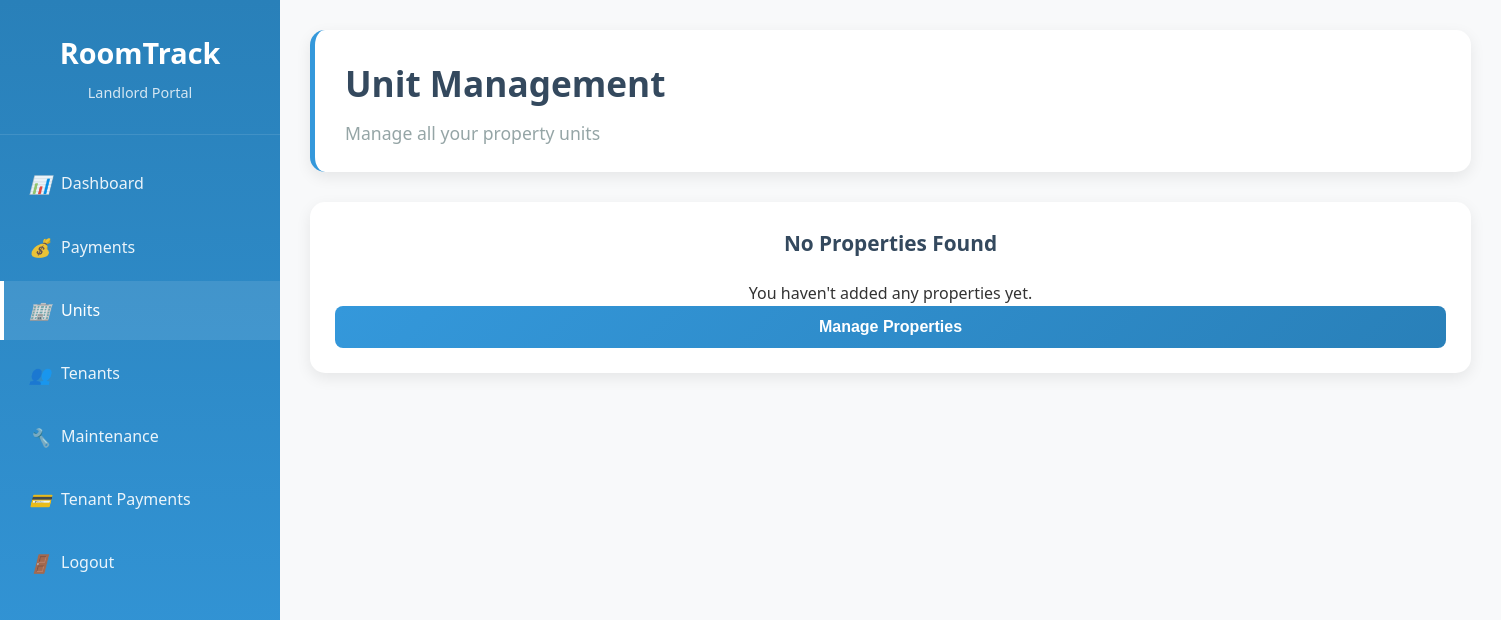
Page /landlord/units (signed in) on the earlier database version.
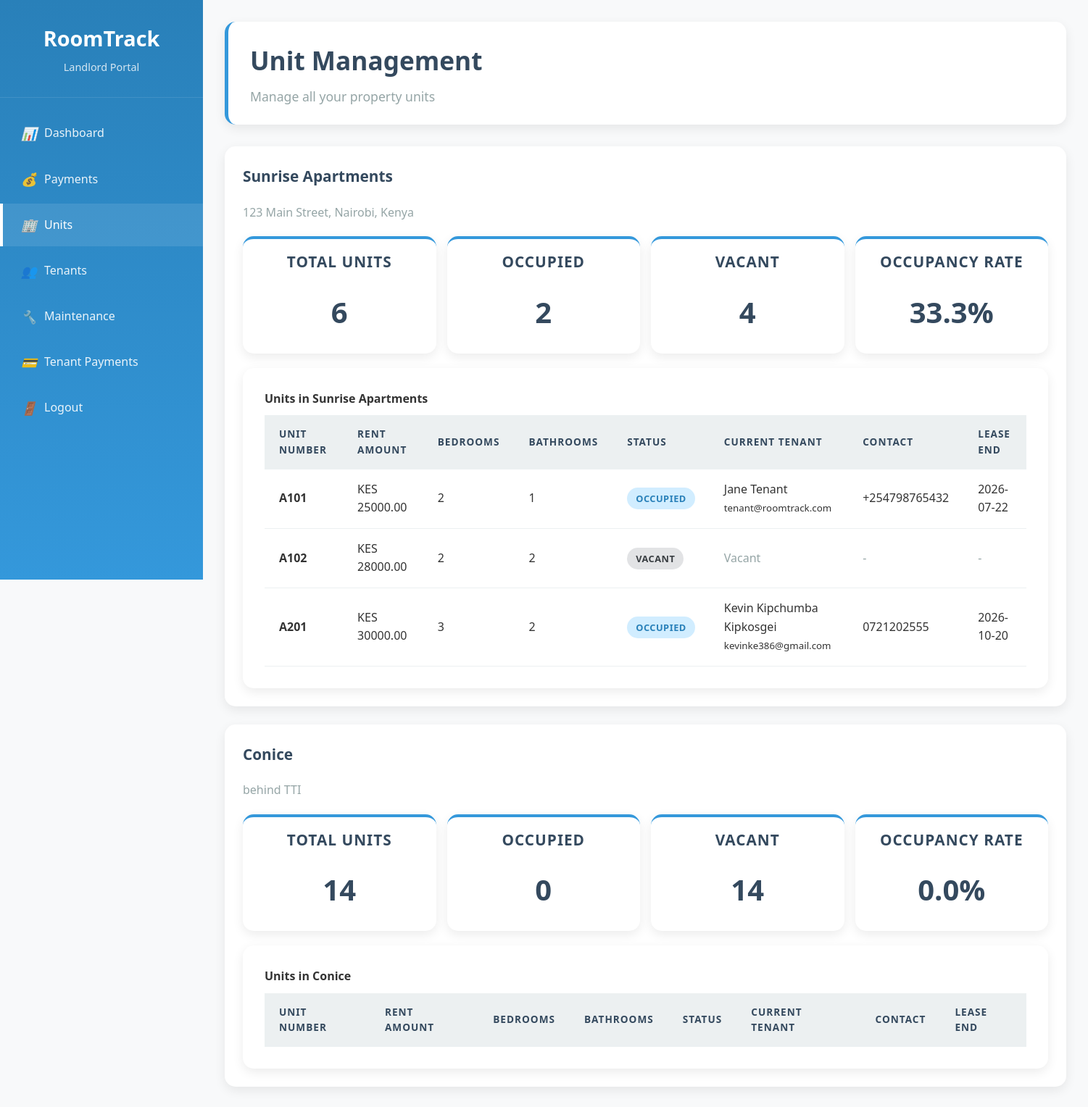
Same page on the later database version.
### models.py (models this page shows)
class Property(db.Model):
    id = db.Column(db.Integer, primary_key=True)
    name = db.Column(db.String(200), nullable=False)
    address = db.Column(db.Text, nullable=False)
    total_units = db.Column(db.Integer, nullable=False)
    occupied_units = db.Column(db.Integer, default=0)
    landlord_id = db.Column(db.Integer, db.ForeignKey('user.id'), nullable=False)
    created_at = db.Column(db.DateTime, default=datetime.utcnow)
    units = db.relationship('Unit', backref='property', lazy=True, cascade='all, delete-orphan')

class Unit(db.Model):
    id = db.Column(db.Integer, primary_key=True)
    unit_number = db.Column(db.String(50), nullable=False)
    rent_amount = db.Column(db.Float, nullable=False)
    status = db.Column(db.String(20), default='vacant')  # vacant, occupied
    bedrooms = db.Column(db.Integer, default=1)
    bathrooms = db.Column(db.Integer, default=1)
    square_feet = db.Column(db.Integer)
    property_id = db.Column(db.Integer, db.ForeignKey('property.id'), nullable=False)
    leases = db.relationship('Lease', backref='unit', lazy=True, cascade='all, delete-orphan')
    maintenance_requests = db.relationship('MaintenanceRequest', backref='unit', lazy=True)

class Lease(db.Model):
    id = db.Column(db.Integer, primary_key=True)
    tenant_id = db.Column(db.Integer, db.ForeignKey('user.id'), nullable=False)
    unit_id = db.Column(db.Integer, db.ForeignKey('unit.id'), nullable=False)
    start_date = db.Column(db.Date, nullable=False)
    end_date = db.Column(db.Date, nullable=False)
    monthly_rent = db.Column(db.Float, nullable=False)
    security_deposit = db.Column(db.Float, default=0)
    status = db.Column(db.String(20), default='active')
    created_at = db.Column(db.DateTime, default=datetime.utcnow)
    payments = db.relationship('Payment', backref='lease', lazy=True, cascade='all, delete-orphan')

class User(UserMixin, db.Model):
    id = db.Column(db.Integer, primary_key=True)
    username = db.Column(db.String(80), unique=True, nullable=False)
    email = db.Column(db.String(120), unique=True, nullable=False)
    password = db.Column(db.String(200), nullable=False)
    role = db.Column(db.String(20), nullable=False)  # admin, landlord, tenant
    full_name = db.Column(db.String(200))
    id_number = db.Column(db.String(50))
    passport_number = db.Column(db.String(50))
    phone = db.Column(db.String(20))
    created_at = db.Column(db.DateTime, default=datetime.utcnow)
    landlord_properties = db.relationship('Property', backref='landlord', lazy=True)
    tenant_leases = db.relationship('Lease', backref='tenant', lazy=True, foreign_keys='Lease.tenant_id')
    maintenance_requests = db.relationship('MaintenanceRequest', backref='tenant', lazy=True)

### app.py (the view)
@app.route('/landlord/units')
@login_required
def landlord_units():
    if current_user.role != 'landlord':
        return redirect(url_for('index'))
    properties = Property.query.filter_by(landlord_id=current_user.id).all()
    units = Unit.query.filter(Unit.property_id.in_([p.id for p in properties])).all()
    return render_template('landlord/units.html', properties=properties, units=units)

### app.py (called while the page is built)
@login_manager.user_loader
def load_user(user_id):
    return User.query.get(int(user_id))

### templates/landlord/units.html (shortened to what the changed rows need)
<!DOCTYPE html>
<html lang="en">
<head>
    <link rel="stylesheet" href="{{ url_for('static', filename='css/style.css') }}">
</head>
<body>
    <div class="dashboard">
        <div class="sidebar">
            <div class="sidebar-header">
                <h2>RoomTrack</h2>
            </div>
        </div>
        <div class="main-content">
            <div class="header">
                <h1>Unit Management</h1>
            </div>
            {% for property in properties %}
            <div class="card">
                <h3>{{ property.name }}</h3>
                <p style="color: var(--gray); margin-bottom: 20px;">{{ property.address }}</p>
                <div style="display: grid; grid-template-columns: repeat(auto-fit, minmax(200px, 1fr)); gap: 15px; margin-bottom: 20px;">
                    <div class="stat-card" style="padding: 15px;">
                        <h3>Total Units</h3>
                        <div class="number">{{ property.total_units }}</div>
                    </div>
                    <div class="stat-card" style="padding: 15px;">
                        <h3>Occupied</h3>
                        <div class="number">{{ property.occupied_units }}</div>
                    </div>
                    <div class="stat-card" style="padding: 15px;">
                        <h3>Vacant</h3>
                        <div class="number">{{ property.total_units - property.occupied_units }}</div>
                    </div>
                    <div class="stat-card" style="padding: 15px;">
                        <h3>Occupancy Rate</h3>
                        <div class="number">{{ "%.1f"|format((property.occupied_units / property.total_units * 100) if property.total_units > 0 else 0) }}%</div>
                    </div>
                </div>
                <div class="table-container">
                    <h4>Units in {{ property.name }}</h4>
                    <table>
                        <thead>
                            <tr>
                                <th>Unit Number</th>
                                <th>Rent Amount</th>
                                <th>Bedrooms</th>
                                <th>Bathrooms</th>
                                <th>Status</th>
                                <th>Current Tenant</th>
                                <th>Contact</th>
                                <th>Lease End</th>
                            </tr>
                        </thead>
                        <tbody>
                            {% for unit in property.units %}
                            <tr>
                                <td><strong>{{ unit.unit_number }}</strong></td>
                                <td>KES {{ "%.2f"|format(unit.rent_amount) }}</td>
                                <td>{{ unit.bedrooms }}</td>
                                <td>{{ unit.bathrooms }}</td>
                                <td>
                                    <span class="status-badge status-{{ unit.status }}">
                                        {{ unit.status|title }}
                                    </span>
                                </td>
                                <td>
                                    {% if unit.status == 'occupied' %}
                                        {% for lease in unit.leases %}
                                            {% if lease.status == 'active' %}
                                                {{ lease.tenant.full_name }}<br>
                                                <small>{{ lease.tenant.email }}</small>
                                            {% endif %}
                                        {% endfor %}
                                    {% else %}
                                        <span style="color: var(--gray);">Vacant</span>
                                    {% endif %}
                                </td>
                                <td>
                                    {% if unit.status == 'occupied' %}
                                        {% for lease in unit.leases %}
                                            {% if lease.status == 'active' %}
                                                {{ lease.tenant.phone or 'No phone' }}
                                            {% endif %}
                                        {% endfor %}
                                    {% else %}
                                        <span style="color: var(--gray);">-</span>
                                    {% endif %}
                                </td>
                                <td>
                                    {% if unit.status == 'occupied' %}
                                        {% for lease in unit.leases %}
                                            {% if lease.status == 'active' %}
                                                {{ lease.end_date.strftime('%Y-%m-%d') }}
                                            {% endif %}
                                        {% endfor %}
                                    {% else %}
                                        <span style="color: var(--gray);">-</span>
                                    {% endif %}
                                </td>
                            </tr>
                            {% endfor %}
                        </tbody>
                    </table>
                </div>
            </div>
            {% endfor %}
            {% if not properties %}
            <div class="card text-center">
                <h3>No Properties Found</h3>
                <p>You haven't added any properties yet.</p>
                <button class="btn btn-primary" onclick="location.href='{{ url_for('landlord_properties') }}'">Manage Properties</button>
            </div>
            {% endif %}
        </div>
    </div>
</body>
</html>

Differences in the rows shown:
added Property: name "Sunrise Apartments", address "123 Main Street, Nairobi, Kenya", total_units "6", occupied_units "2", property.total_units-property.occupied_units "4", total_units+occupied_units "33.3"
added Unit: unit_number "A101", rent_amount "25000.00", bedrooms "2", bathrooms "1", status "OCCUPIED"
added Lease: tenant.full_name "Jane Tenant", tenant.email "tenant@roomtrack.com", tenant "+254798765432", end_date "2026-07-22"
added Unit: unit_number "A102", rent_amount "28000.00", bedrooms "2", bathrooms "2", status "VACANT", shows "Vacant"
added Unit: unit_number "A201", rent_amount "30000.00", bedrooms "3", bathrooms "2", status "OCCUPIED"
added Lease: tenant.full_name "Kevin Kipchumba Kipkosgei", tenant.email "kevinke386@gmail.com", tenant "0721202555", end_date "2026-10-20"
added Property: name "Conice", address "behind TTI", total_units "14", occupied_units "0", property.total_units-property.occupied_units "14", total_units+occupied_units "0.0"
Other differences:
text no longer shown: "No Properties Found You haven't added any properties yet. Manage Properties"
